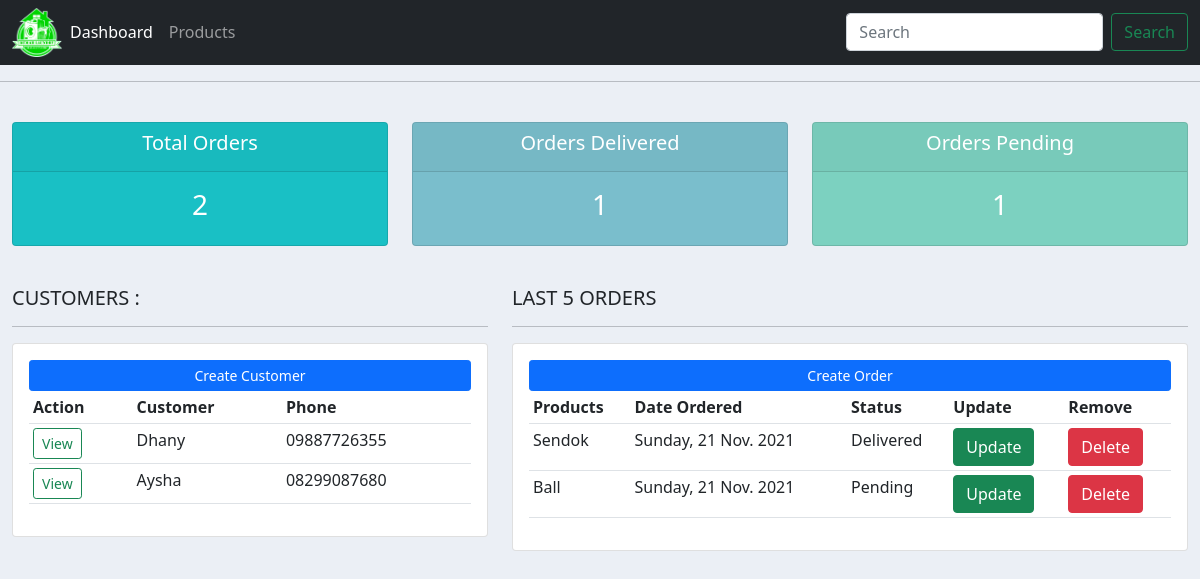
The page / on the database its author committed.
### data/models.py (models this page shows, shortened)
class Customer(models.Model):
    name = models.CharField(max_length=200, blank=True, null=True)
    phone = models.CharField(max_length=200, blank=True, null=True)
    email = models.CharField(max_length=200, blank=True, null=True)
    date_created = models.DateTimeField(auto_now_add=True, null=True)

class Order(models.Model):
    STATUS = (
        ('Pending', 'Pending'),
        ('Out for delivery', 'Out for delivery'),
        ('Delivered', 'Delivered'),
    )
    customer = models.ForeignKey(
        Customer, null=True, on_delete=models.SET_NULL)
    product = models.ForeignKey(
        Product, null=True, on_delete=models.SET_NULL)
    date_created = models.DateTimeField(auto_now_add=True, null=True)
    status = models.CharField(
        max_length=200, blank=True, null=True, choices=STATUS)

class Product(models.Model):
    CATEGORY = (
        ('Indoor', 'Indoor'),
        ('Out Door', 'Out Door'),
    )
    name = models.CharField(max_length=200, blank=True, null=True)
    price = models.IntegerField(blank=True, null=True)
    category = models.CharField(
        max_length=200, blank=True, null=True, choices=CATEGORY)
    description = models.CharField(max_length=200, blank=True, null=True)
    date_created = models.DateTimeField(auto_now_add=True, null=True)
    tag = models.ManyToManyField(Tag)
    def __str__(self):
        return self.name

### data/views.py (the view)
# urls.py: path('', views.home, name='home'),
def home(request):
    list_customer = Customer.objects.order_by('-id')
    list_order = Order.objects.order_by('-id')
    total_orders = list_order.count()
    delivered = list_order.filter(status='Delivered').count()
    pending = list_order.filter(status='Pending').count()
    context = {
        'judul': 'Halaman Beranda',
        'menu': 'home',
        'customer': list_customer,
        'order': list_order,
        'data_total_orders': total_orders,
        'data_delivered': delivered,
        'data_pending': pending,
    }
    return render(request, 'data/dashboard.html', context)

### data/templates/data/dashboard.html (shortened to what this page needs)
{% extends "data/main.html" %}
{% block content %}
{% include "data/status.html" %}
<br>
<div class="container-fluid">
    <div class="row">
        <div class="col-md-5">
            <h5>CUSTOMERS :</h5>
                <hr>
                <div class="card card-body">
                    <a class="btn btn-primary btn-sm btn-block" href="">Create Customer</a>
                    <table class="table table-sm">
                <tr><th>Action</th>
                        <th>Customer</th>
                        <th>Phone</th>
            </tr>
        {% for datacustomer in customer %}
            <tr>
                <td><a href="{% url 'customer' datacustomer.id %}" class="btn btn-outline-success btn-sm">View</a></td>
                <td>{{ datacustomer.name }}</td>
                <td>{{ datacustomer.phone }}</td>
                </tr>
        {% endfor %}
                    </table>
                </div>
        </div>
        <div class="col-md-7">
            <h5>LAST 5 ORDERS</h5>
            <hr>
            <div class="card card-body">
                <a class="btn btn-primary btn-sm btn-block" href="{% url 'create_order' %}">Create Order</a>
                <table class="table table-sm">
                    <tr>
                        <th>Products</th>
                        <th>Date Ordered</th>
                        <th>Status</th>
                        <th>Update</th>
                        <th>Remove</th>
                    </tr>
                {% for dataorder in order %}
            <tr>
                <td>{{ dataorder.product }}</td>
                <td>{{ dataorder.date_created | date:'l, d N Y' }}
                </td>
                <td>{{ dataorder.status }}</td>
                <td><a href="{% url 'update_order' dataorder.id %}" class="btn btn-success">Update</a></td>
                <td><a href="{% url 'delete_order' dataorder.id %}" class="btn btn-danger">Delete</a></td>
            </tr>
        {% endfor %}
                    </table>
            </div>
        </div>
    </div>
</div>
{% endblock content %}

### data/templates/data/main.html (shortened to what this page needs)
{% load static %}
<!doctype html>
<html lang="en">
  <head>
    <link href="https://cdn.jsdelivr.net/npm/bootstrap@5.1.3/dist/css/bootstrap.min.css" rel="stylesheet">
<link rel="stylesheet" type="text/css" href="{% static '/css/main.css' %}">
</head>
  <body>
    {% include "data/navbar.html"%}
    <hr>
    {% block content %}
    {% endblock content %}
  </body>
</html>

### data/templates/data/navbar.html (shortened to what this page needs)
{% load static %}
<nav class="navbar navbar-expand-lg navbar-dark bg-dark">
  <div class="container-fluid">
    <img src="{% static '/images/logo.png.png' %}" id="logo">
      <div class="collapse navbar-collapse" id="navbarNav">
        <ul class="navbar-nav">
          <li class="nav-item">
            <a class="nav-link active {% if menu == 'home' %} active {% endif %}" aria-current="page" href="{% url 'home' %}">Dashboard</a>
          </li>
          <li class="nav-item">
            <a class="nav-link {% if menu == 'products' %} active {% endif %}" href="{% url 'products' %}">Products</a>
          </li>
        </ul>
      </div>
      <form class="d-flex">
        <input class="form-control me-2" type="search" placeholder="Search" aria-label="Search">
        <button class="btn btn-outline-success" type="submit">Search</button>
    </div>
  </nav>

### data/templates/data/status.html
<br>
<div class="container-fluid">
    <div class="row">
        <div class="col">
            <div class="col-md">
                <div class="card text-center text-white mb-3" id="total-orders">
                    <div class="card-header">
                        <h5 class="card-title">Total Orders</h5>
                    </div>
                    <div class="card-body">
                        <h3 class="card-title">{{ data_total_orders }}</h3>
                    </div>
                </div>
            </div>
        </div>
        <div class="col">
            <div class="col-md">
                <div class="card text-center text-white mb-3" id="orders-delivered">
                    <div class="card-header">
                        <h5 class="card-title">Orders Delivered</h5>
                    </div>
                    <div class="card-body">
                        <h3 class="card-title">{{ data_delivered }}</h3>
                    </div>
                </div>
            </div>
        </div>
        <div class="col">
            <div class="col-md">
                <div class="card text-center text-white mb-3" id="orders-pending">
                    <div class="card-header">
                        <h5 class="card-title">Orders Pending</h5>
                    </div>
                    <div class="card-body">
                        <h3 class="card-title">{{ data_pending }}</h3>
                    </div>
                </div>
            </div>
        </div>
    </div>
</div>

### static/css/main.css (style rules this page uses)
#logo { width: 50px; }
body { background-color: #ebeff5 ; }
#total-orders { background-color: #19c0c5; }
#orders-delivered { background-color: #7abecc; }
#orders-pending { background-color: #7CD1C0; }

### rows shown on the page
Customer: name "Dhany", phone "09887726355"
Customer: name "Aysha", phone "08299087680"
Order: product "Sendok", date_created "Sunday, 21 Nov. 2021", status "Delivered"
Order: product "Ball", date_created "Sunday, 21 Nov. 2021", status "Pending"

### other values the page prints
{{ data_total_orders }} "2"
{{ data_delivered }} "1"
{{ data_pending }} "1"
